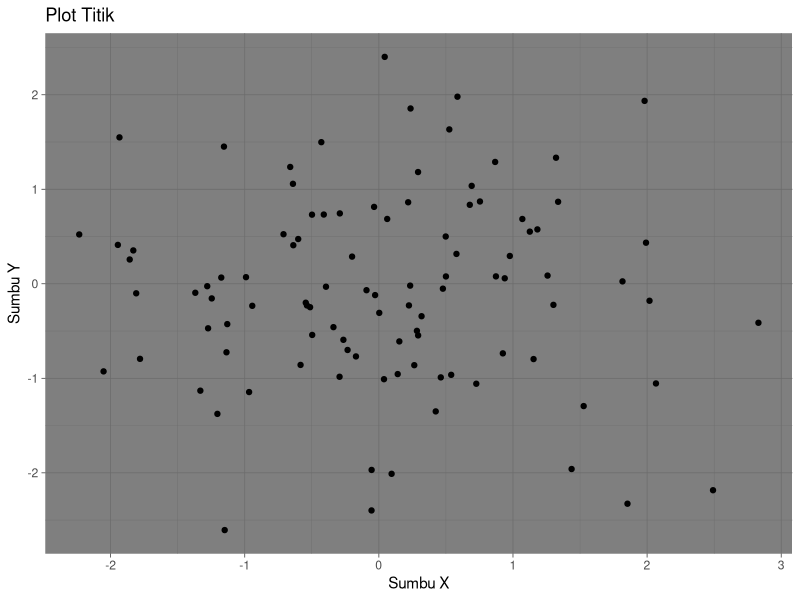
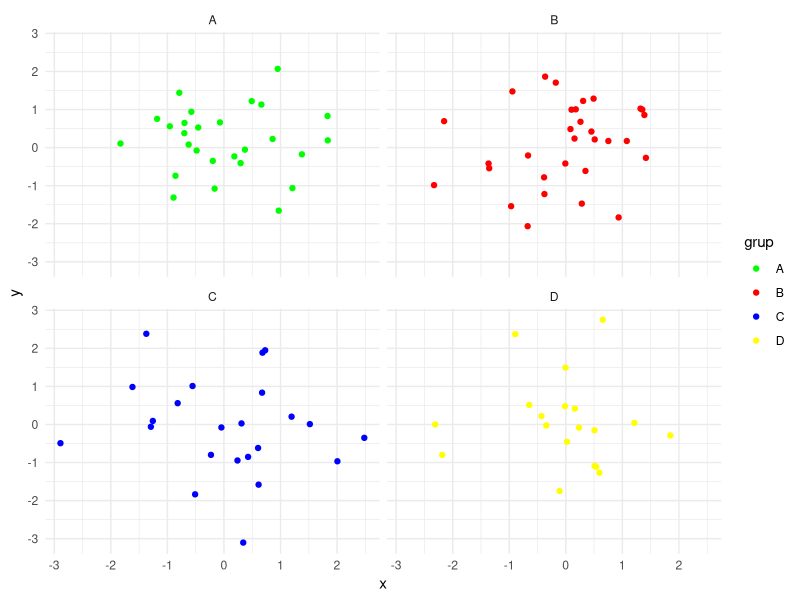
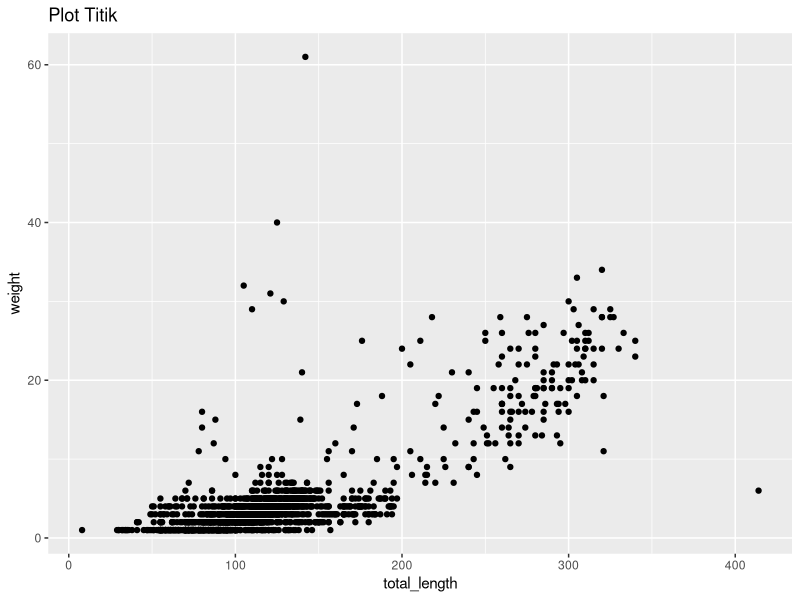
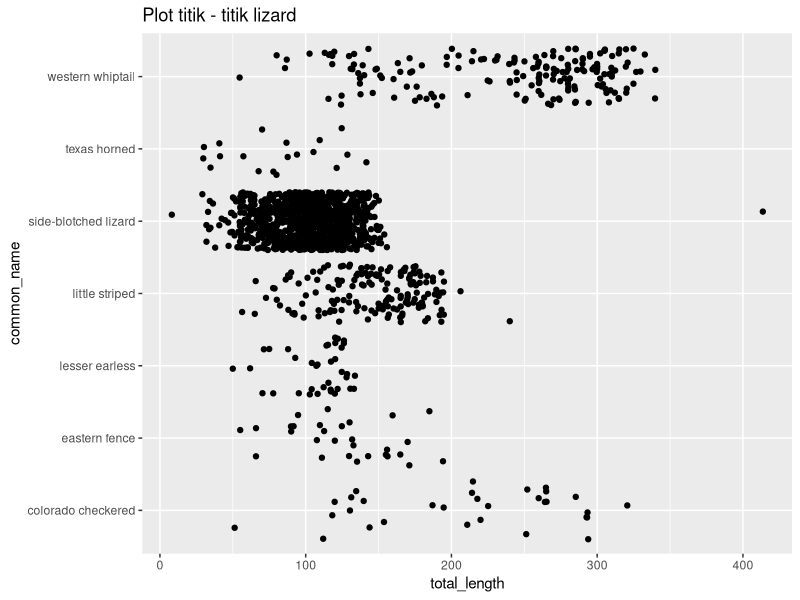
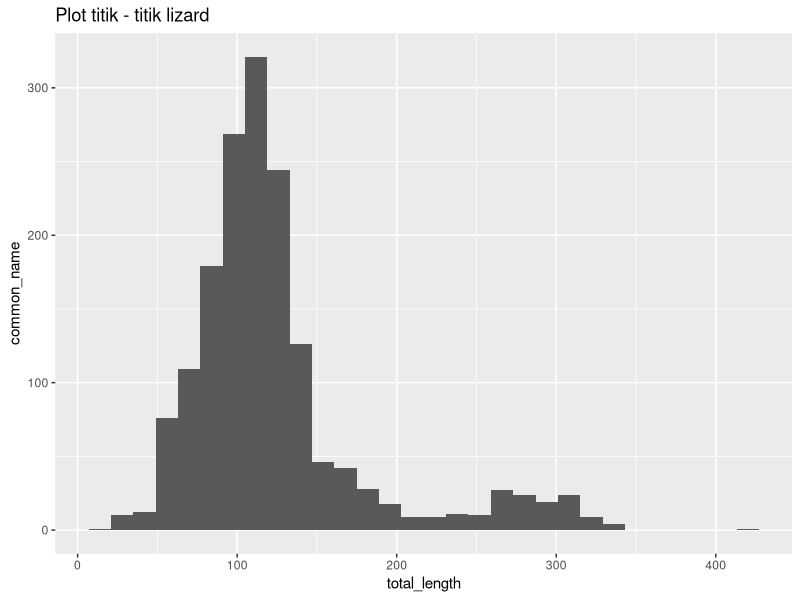

The R source for these figures, in order:
## ---- chunk 1
knitr::opts_chunk$set(echo = TRUE)
## ---- chunk 2
# memanggil library
library(ggplot2)
# membuat data dengan base R
data <- data.frame(x = rnorm(100), y = rnorm(100))
# membuat scotter plot
ggplot(data, aes(x = x, y = y)) + 
geom_point() + 
labs(title = "Plot Titik", x = "Sumbu X", y = "Sumbu Y") +
theme_dark()
## ---- chunk 3
# membuat data dengan base R
data <- data.frame(x = rnorm(100), y = rnorm(100), grup = sample(c("A","B","C","D"), 100, replace = TRUE))
# membuat scotter plot dengan warna berbeda setiap grupnya
ggplot(data, aes(x = x, y = y, color = grup)) +
  geom_point() +
  facet_wrap(~ grup) +
  scale_color_manual(values = c("A" = "green", "B" = "red", "C" = "blue", "D" = "yellow")) +
  theme_minimal()
## ---- chunk 4
# memanggil library
library(readr)
# membuat nama data dan memanggilnya sesuai nama file
iris_iris <- read_csv("iris - iris.csv")
# melihat data yang telah diberi nama
View(iris_iris)
## ---- chunk 5
library(readr)
lizard <- read_csv("lizards.csv")
View(lizard)
## ---- chunk 6
ggplot(lizard, aes(x = total_length , y = weight)) + 
geom_point() +
labs(title = "Plot Titik", x = "total_length" , y = "weight" )
## ---- chunk 7
ggplot(lizard, aes(x = total_length, y = common_name)) +
geom_jitter() +
  labs(title = "Plot titik - titik lizard",x = "total_length", y = "common_name")
## ---- chunk 8
ggplot(lizard, aes(x = total_length)) +
geom_histogram() +
  labs(title = "Plot titik - titik lizard",x = "total_length", y = "common_name")
